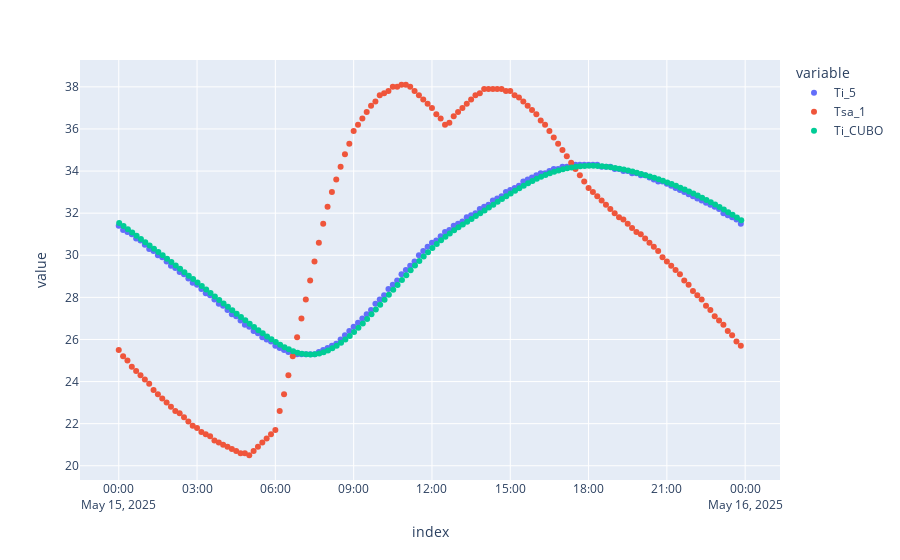

Notebook code cell kept with this figure:
### Code cell
compara_ep_eh("../idf/10cmCAD.sql","Ti_5")

### Figure 1 — Plotly figure (JSON) as saved in the notebook; plotly's stock layout.template omitted (floating-point values rounded to 4 significant figures; data arrays with more than 128 entries replaced by an {"elided": "..."} marker saying what was removed)
{"data": [{"hovertemplate": "variable=Ti_5<br>index=%{x}<br>value=%{y}<extra></extra>", "legendgroup": "Ti_5", "marker": {"color": "#636efa", "symbol": "circle"}, "mode": "markers", "name": "Ti_5", "orientation": "v", "showlegend": true, "type": "scatter", "x": {"elided": "288 str values"}, "xaxis": "x", "y": {"elided": "288 float values"}, "yaxis": "y"}, {"hovertemplate": "variable=Tsa_1<br>index=%{x}<br>value=%{y}<extra></extra>", "legendgroup": "Tsa_1", "marker": {"color": "#EF553B", "symbol": "circle"}, "mode": "markers", "name": "Tsa_1", "orientation": "v", "showlegend": true, "type": "scatter", "x": {"elided": "288 str values"}, "xaxis": "x", "y": {"elided": "288 float values"}, "yaxis": "y"}, {"hovertemplate": "variable=Ti_CUBO<br>index=%{x}<br>value=%{y}<extra></extra>", "legendgroup": "Ti_CUBO", "marker": {"color": "#00cc96", "symbol": "circle"}, "mode": "markers", "name": "Ti_CUBO", "orientation": "v", "showlegend": true, "type": "scatter", "x": {"elided": "288 str values"}, "xaxis": "x", "y": {"elided": "288 float values"}, "yaxis": "y"}], "layout": {"legend": {"title": {"text": "variable"}, "tracegroupgap": 0}, "margin": {"t": 60}, "xaxis": {"anchor": "y", "domain": [0, 1], "title": {"text": "index"}}, "yaxis": {"anchor": "x", "domain": [0, 1], "title": {"text": "value"}}}}
